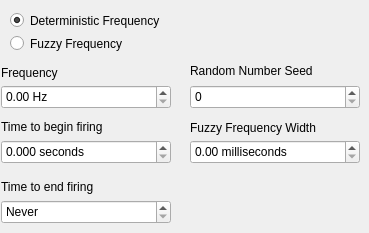
                     <widget class="QWidget" name="fiberElecTab">
                      <attribute name="title">
                       <string>Electric Stimulation</string>
                      </attribute>
                      <widget class="QLabel" name="fiberElectricFreqLabel">
                       <property name="geometry">
                        <rect>
                         <x>1</x>
                         <y>65</y>
                         <width>151</width>
                         <height>16</height>
                        </rect>
                       </property>
                       <property name="text">
                        <string>Frequency</string>
                       </property>
                      </widget>
                      <widget class="QDoubleSpinBox" name="fiberElectricFreq">
                       <property name="geometry">
                        <rect>
                         <x>1</x>
                         <y>85</y>
                         <width>170</width>
                         <height>24</height>
                        </rect>
                       </property>
                       <property name="suffix">
                        <string> Hz</string>
                       </property>
                       <property name="maximum">
                        <double>2147483647.000000000000000</double>
                       </property>
                       <property name="singleStep">
                        <double>0.100000000000000</double>
                       </property>
                      </widget>
                      <widget class="QDoubleSpinBox" name="fiberElectricStartTime">
                       <property name="geometry">
                        <rect>
                         <x>1</x>
                         <y>140</y>
                         <width>170</width>
                         <height>24</height>
                        </rect>
                       </property>
                       <property name="suffix">
                        <string> seconds</string>
                       </property>
                       <property name="decimals">
                        <number>3</number>
                       </property>
                       <property name="maximum">
                        <double>9999999999.000000000000000</double>
                       </property>
                      </widget>
                      <widget class="QLabel" name="fiberElectricStartLabel">
                       <property name="geometry">
                        <rect>
                         <x>1</x>
                         <y>119</y>
                         <width>151</width>
                         <height>16</height>
                        </rect>
                       </property>
                       <property name="text">
                        <string>Time to begin firing</string>
                       </property>
                      </widget>
                      <widget class="QDoubleSpinBox" name="fiberElectricStopTime">
                       <property name="geometry">
                        <rect>
                         <x>1</x>
                         <y>200</y>
                         <width>170</width>
                         <height>24</height>
                        </rect>
                       </property>
                       <property name="toolTip">
                        <string>&lt;html&gt;&lt;head/&gt;&lt;body&gt;&lt;p&gt;Use the down arrow to select a value less than zero to indicate firing continues until the end of the simulation.&lt;/p&gt;&lt;/body&gt;&lt;/html&gt;</string>
                       </property>
                       <property name="specialValueText">
                        <string>Never</string>
                       </property>
                       <property name="suffix">
                        <string> seconds</string>
                       </property>
                       <property name="decimals">
                        <number>3</number>
                       </property>
                       <property name="minimum">
                        <double>-1.000000000000000</double>
                       </property>
                       <property name="maximum">
                        <double>999999999999.000000000000000</double>
                       </property>
                       <property name="value">
                        <double>-1.000000000000000</double>
                       </property>
                      </widget>
                      <widget class="QLabel" name="fiberElectricStopTImeLabel">
                       <property name="geometry">
                        <rect>
                         <x>1</x>
                         <y>179</y>
                         <width>151</width>
                         <height>16</height>
                        </rect>
                       </property>
                       <property name="text">
                        <string>Time to end firing</string>
                       </property>
                      </widget>
                      <widget class="QRadioButton" name="fiberElectricDeterministic">
                       <property name="geometry">
                        <rect>
                         <x>10</x>
                         <y>10</y>
                         <width>181</width>
                         <height>21</height>
                        </rect>
                       </property>
                       <property name="toolTip">
                        <string>The stimulation will occur at a fixed ticks determined by the frequency.</string>
                       </property>
                       <property name="text">
                        <string>Deterministic Frequency</string>
                       </property>
                       <property name="checked">
                        <bool>true</bool>
                       </property>
                      </widget>
                      <widget class="QRadioButton" name="fiberElectricFuzzy">
                       <property name="geometry">
                        <rect>
                         <x>10</x>
                         <y>33</y>
                         <width>181</width>
                         <height>21</height>
                        </rect>
                       </property>
                       <property name="toolTip">
                        <string>&lt;html&gt;&lt;head/&gt;&lt;body&gt;&lt;p&gt;The stimulation will occur at some random tick in the Fuzzy Frequency Width. This occurs on or after the deterministic tick.&lt;/p&gt;&lt;/body&gt;&lt;/html&gt;</string>
                       </property>
                       <property name="text">
                        <string>Fuzzy Frequency</string>
                       </property>
                      </widget>
                      <widget class="QDoubleSpinBox" name="fiberElectricFuzzyRange">
                       <property name="geometry">
                        <rect>
                         <x>190</x>
                         <y>140</y>
                         <width>170</width>
                         <height>24</height>
                        </rect>
                       </property>
                       <property name="toolTip">
                        <string>If using Fuzzy Frequency, this is the width in seconds of the range where the electrical stimulation will occur. The range is centered on ticks determined by the frequency. </string>
                       </property>
                       <property name="suffix">
                        <string> milliseconds</string>
                       </property>
                       <property name="maximum">
                        <double>2147483647.000000000000000</double>
                       </property>
                       <property name="singleStep">
                        <double>0.100000000000000</double>
                       </property>
                      </widget>
                      <widget class="QLabel" name="fiberElectricRangeLabel">
                       <property name="geometry">
                        <rect>
                         <x>190</x>
                         <y>120</y>
                         <width>161</width>
                         <height>16</height>
                        </rect>
                       </property>
                       <property name="toolTip">
                        <string>&lt;html&gt;&lt;head/&gt;&lt;body&gt;&lt;p&gt;A random tick inside this window of time will be selected as when the electric stim is applied.&lt;/p&gt;&lt;/body&gt;&lt;/html&gt;</string>
                       </property>
                       <property name="text">
                        <string>Fuzzy Frequency Width</string>
                       </property>
                       <property name="textFormat">
                        <enum>Qt::PlainText</enum>
                       </property>
                      </widget>
                      <widget class="QSpinBox" name="fiberElectricSeed">
                       <property name="geometry">
                        <rect>
                         <x>190</x>
                         <y>85</y>
                         <width>170</width>
                         <height>24</height>
                        </rect>
                       </property>
                       <property name="maximum">
                        <number>2147483642</number>
                       </property>
                      </widget>
                      <widget class="QLabel" name="fiberElectricSeedLabel">
                       <property name="geometry">
                        <rect>
                         <x>190</x>
                         <y>65</y>
                         <width>161</width>
                         <height>12</height>
                        </rect>
                       </property>
                       <property name="text">
                        <string>Random Number Seed</string>
                       </property>
                      </widget>
                     </widget>
